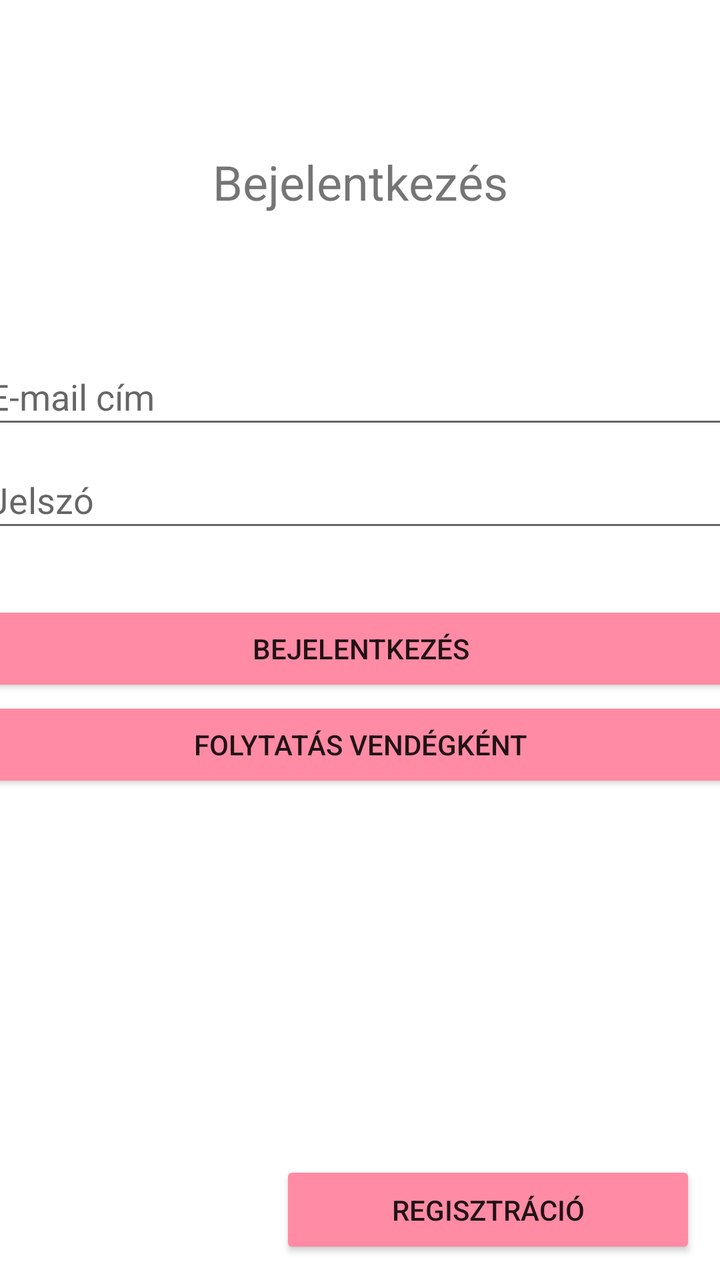
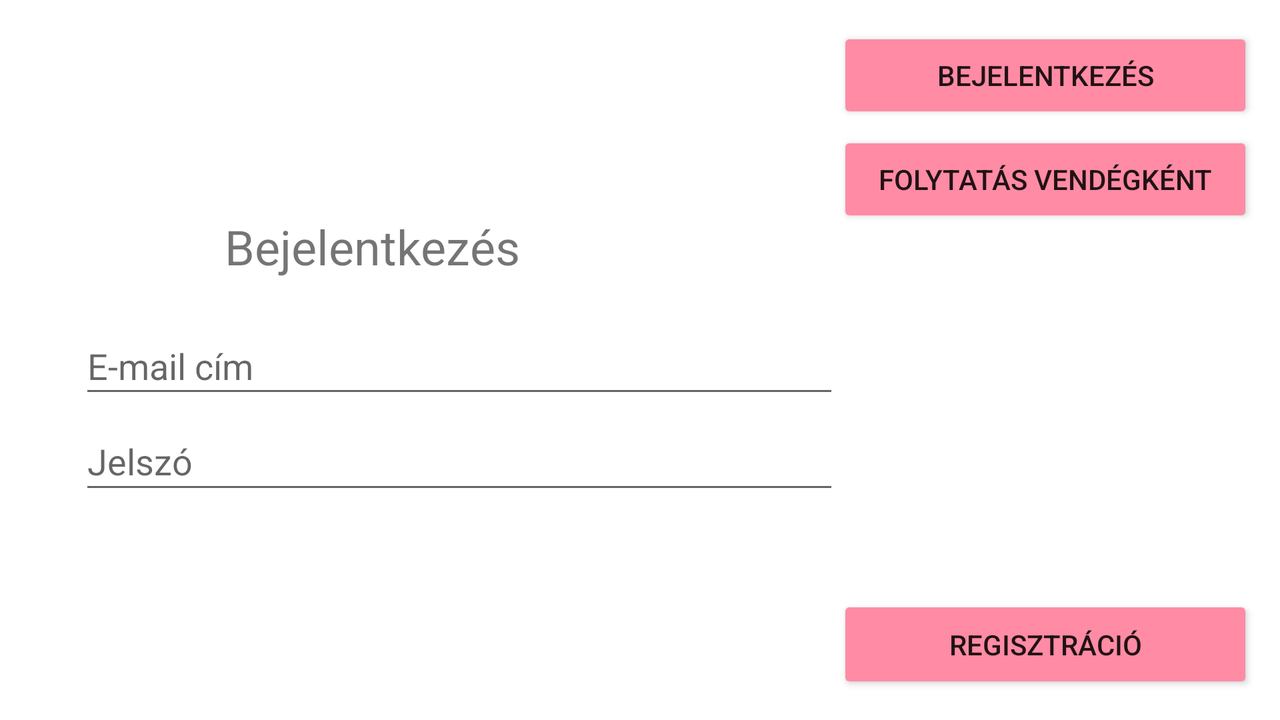

First picture: res/layout/ on a phone held upright. Second picture: the repository's own variant of that layout, on a device whose configuration matches the variant's folder. Source for both follows.
<!-- AndroidManifest.xml: application theme Theme.WeddingApp -->
<!-- res/layout/activity_login.xml -->
<?xml version="1.0" encoding="utf-8"?>
<androidx.constraintlayout.widget.ConstraintLayout xmlns:android="http://schemas.android.com/apk/res/android"
    xmlns:app="http://schemas.android.com/apk/res-auto"
    xmlns:tools="http://schemas.android.com/tools"
    android:layout_width="match_parent"
    android:layout_height="match_parent"
    tools:context=".activity.LoginActivity">

    <TextView
        android:id="@+id/textView"
        android:layout_width="wrap_content"
        android:layout_height="wrap_content"
        android:text="@string/login_text"
        android:textSize="24sp"
        app:layout_constraintBottom_toBottomOf="parent"
        app:layout_constraintEnd_toEndOf="parent"
        app:layout_constraintStart_toStartOf="parent"
        app:layout_constraintTop_toTopOf="parent"
        app:layout_constraintVertical_bias="0.123" />

    <EditText
        android:id="@+id/input_email"
        android:layout_width="@dimen/login_elements_width"
        android:layout_height="45dp"
        android:ems="10"
        android:hint="@string/email_text"
        android:inputType="textEmailAddress"
        app:layout_constraintBottom_toBottomOf="parent"
        app:layout_constraintEnd_toEndOf="parent"
        app:layout_constraintStart_toStartOf="parent"
        app:layout_constraintTop_toTopOf="parent"
        app:layout_constraintVertical_bias="0.293"
        android:importantForAutofill="no" />

    <EditText
        android:id="@+id/input_password"
        android:layout_width="@dimen/login_elements_width"
        android:layout_height="45dp"
        android:layout_marginBottom="150dp"
        android:ems="10"
        android:hint="@string/password_text"
        android:inputType="textPassword"
        app:layout_constraintBottom_toBottomOf="parent"
        app:layout_constraintEnd_toEndOf="parent"
        app:layout_constraintStart_toStartOf="parent"
        app:layout_constraintTop_toBottomOf="@+id/input_email"
        app:layout_constraintVertical_bias="0.03"
        android:importantForAutofill="no" />

    <Button
        android:id="@+id/button_login"
        android:layout_width="@dimen/login_elements_width"
        android:layout_height="wrap_content"
        android:backgroundTint="@color/primary"
        android:onClick="login"
        android:text="@string/login_text"
        app:layout_constraintBottom_toBottomOf="parent"
        app:layout_constraintEnd_toEndOf="parent"
        app:layout_constraintStart_toStartOf="parent"
        app:layout_constraintTop_toBottomOf="@+id/input_password"
        app:layout_constraintVertical_bias="0.091"
        tools:ignore="UsingOnClickInXml" />

    <Button
        android:id="@+id/button_guestlogin"
        android:layout_width="@dimen/login_elements_width"
        android:layout_height="wrap_content"
        android:backgroundTint="@color/primary"
        android:onClick="anonymusLogin"
        android:text="@string/guestlogin_text"
        app:layout_constraintEnd_toEndOf="parent"
        app:layout_constraintStart_toStartOf="parent"
        app:layout_constraintTop_toBottomOf="@+id/button_login"
        tools:ignore="OnClick,UsingOnClickInXml" />

    <Button
        android:id="@+id/button_register"
        android:layout_width="208dp"
        android:layout_height="49dp"
        android:backgroundTint="@color/primary"
        android:onClick="register"
        android:text="@string/register_text"
        app:layout_constraintBottom_toBottomOf="parent"
        app:layout_constraintEnd_toEndOf="parent"
        app:layout_constraintHorizontal_bias="0.921"
        app:layout_constraintStart_toStartOf="parent"
        app:layout_constraintTop_toBottomOf="@+id/button_guestlogin"
        app:layout_constraintVertical_bias="0.945"
        tools:ignore="UsingOnClickInXml" />

</androidx.constraintlayout.widget.ConstraintLayout>
<!-- resources referenced by this layout -->
<resources>
  <color name="primary">#ff8ba5</color>
  <dimen name="login_elements_width">380dp</dimen>
  <string name="email_text">E-mail cím</string>
  <string name="guestlogin_text">Folytatás vendégként</string>
  <string name="login_text">Bejelentkezés</string>
  <string name="password_text">Jelszó</string>
  <string name="register_text">Regisztráció</string>
  <style name="Theme.WeddingApp" parent="Theme.MaterialComponents.DayNight.NoActionBar">
          <item name="android:statusBarColor">@color/background_white</item>
      </style>
  <color name="background_white">#f2f3f7</color>
</resources>
<!-- res/layout-land/activity_login.xml (the author's variant of the layout above) -->
<!-- drawn on the phone turned sideways -->
<?xml version="1.0" encoding="utf-8"?>
<androidx.constraintlayout.widget.ConstraintLayout xmlns:android="http://schemas.android.com/apk/res/android"
    xmlns:app="http://schemas.android.com/apk/res-auto"
    xmlns:tools="http://schemas.android.com/tools"
    android:layout_width="match_parent"
    android:layout_height="match_parent"
    tools:context=".activity.LoginActivity">

    <TextView
        android:id="@+id/textView"
        android:layout_width="wrap_content"
        android:layout_height="wrap_content"
        android:text="@string/login_text"
        android:textSize="24sp"
        app:layout_constraintBottom_toBottomOf="parent"
        app:layout_constraintEnd_toEndOf="parent"
        app:layout_constraintHorizontal_bias="0.228"
        app:layout_constraintStart_toStartOf="parent"
        app:layout_constraintTop_toTopOf="parent"
        app:layout_constraintVertical_bias="0.327" />

    <EditText
        android:id="@+id/input_email"
        android:layout_width="@dimen/login_elements_width"
        android:layout_height="45dp"
        android:ems="10"
        android:hint="@string/email_text"
        android:inputType="textEmailAddress"
        app:layout_constraintBottom_toBottomOf="parent"
        app:layout_constraintEnd_toEndOf="parent"
        app:layout_constraintHorizontal_bias="0.153"
        app:layout_constraintStart_toStartOf="parent"
        app:layout_constraintTop_toTopOf="parent"
        app:layout_constraintVertical_bias="0.505"
        android:importantForAutofill="no" />

    <EditText
        android:id="@+id/input_password"
        android:layout_width="@dimen/login_elements_width"
        android:layout_height="46dp"
        android:ems="10"
        android:hint="@string/password_text"
        android:inputType="textPassword"
        app:layout_constraintBottom_toBottomOf="parent"
        app:layout_constraintEnd_toEndOf="parent"
        app:layout_constraintHorizontal_bias="0.153"
        app:layout_constraintStart_toStartOf="parent"
        app:layout_constraintTop_toTopOf="parent"
        app:layout_constraintVertical_bias="0.656"
        android:importantForAutofill="no" />

    <Button
        android:id="@+id/button_login"
        android:layout_width="@dimen/login_landscape_width"
        android:layout_height="wrap_content"
        android:backgroundTint="@color/primary"
        android:onClick="login"
        android:text="@string/login_text"
        app:layout_constraintBottom_toBottomOf="parent"
        app:layout_constraintEnd_toEndOf="parent"
        app:layout_constraintHorizontal_bias="0.969"
        app:layout_constraintStart_toStartOf="parent"
        app:layout_constraintTop_toTopOf="parent"
        app:layout_constraintVertical_bias="0.044"
        tools:ignore="UsingOnClickInXml" />

    <Button
        android:id="@+id/button_guestlogin"
        android:layout_width="@dimen/login_landscape_width"
        android:layout_height="wrap_content"
        android:layout_marginTop="4dp"
        android:backgroundTint="@color/primary"
        android:onClick="anonymusLogin"
        android:text="@string/guestlogin_text"
        app:layout_constraintEnd_toEndOf="parent"
        app:layout_constraintHorizontal_bias="0.969"
        app:layout_constraintStart_toStartOf="parent"
        app:layout_constraintTop_toBottomOf="@+id/button_login"
        tools:ignore="OnClick,UsingOnClickInXml" />

    <Button
        android:id="@+id/button_register"
        android:layout_width="@dimen/login_landscape_width"
        android:layout_height="49dp"
        android:backgroundTint="@color/primary"
        android:onClick="register"
        android:text="@string/register_text"
        app:layout_constraintBottom_toBottomOf="parent"
        app:layout_constraintEnd_toEndOf="parent"
        app:layout_constraintHorizontal_bias="0.969"
        app:layout_constraintStart_toStartOf="parent"
        app:layout_constraintTop_toBottomOf="@+id/button_guestlogin"
        app:layout_constraintVertical_bias="0.932"
        tools:ignore="UsingOnClickInXml" />

</androidx.constraintlayout.widget.ConstraintLayout>
<!-- resources referenced by the variant -->
<!-- as the phone turned sideways resolves them -->
<resources>
  <color name="primary">#ff8ba5</color>
  <dimen name="login_elements_width">380dp</dimen>
  <dimen name="login_landscape_width">208dp</dimen>
  <string name="email_text">E-mail cím</string>
  <string name="guestlogin_text">Folytatás vendégként</string>
  <string name="login_text">Bejelentkezés</string>
  <string name="password_text">Jelszó</string>
  <string name="register_text">Regisztráció</string>
  <style name="Theme.WeddingApp" parent="Theme.MaterialComponents.DayNight.NoActionBar">
          <item name="android:statusBarColor">@color/background_white</item>
      </style>
  <color name="background_white">#f2f3f7</color>
</resources>
